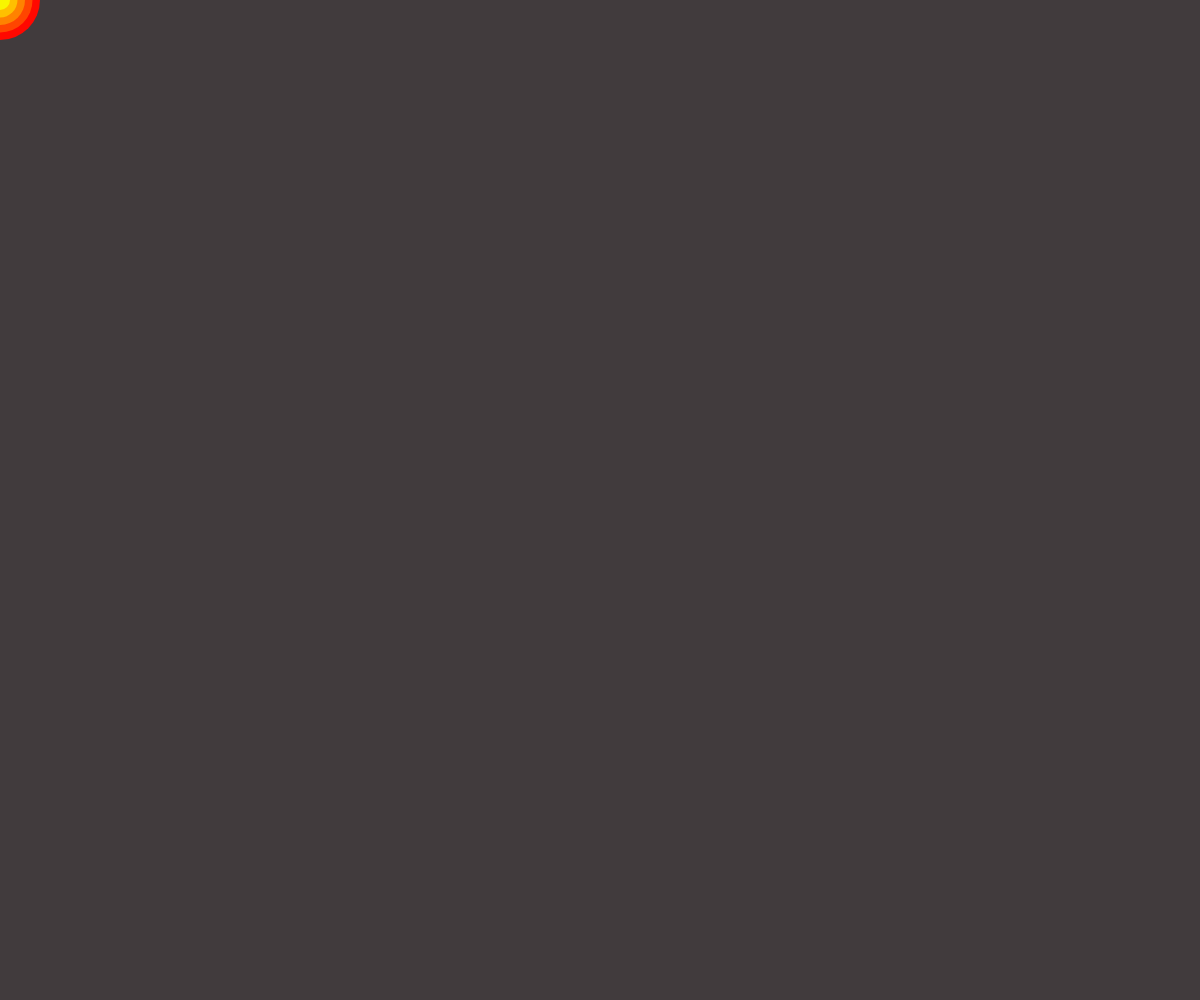
Frame 1 (no input)
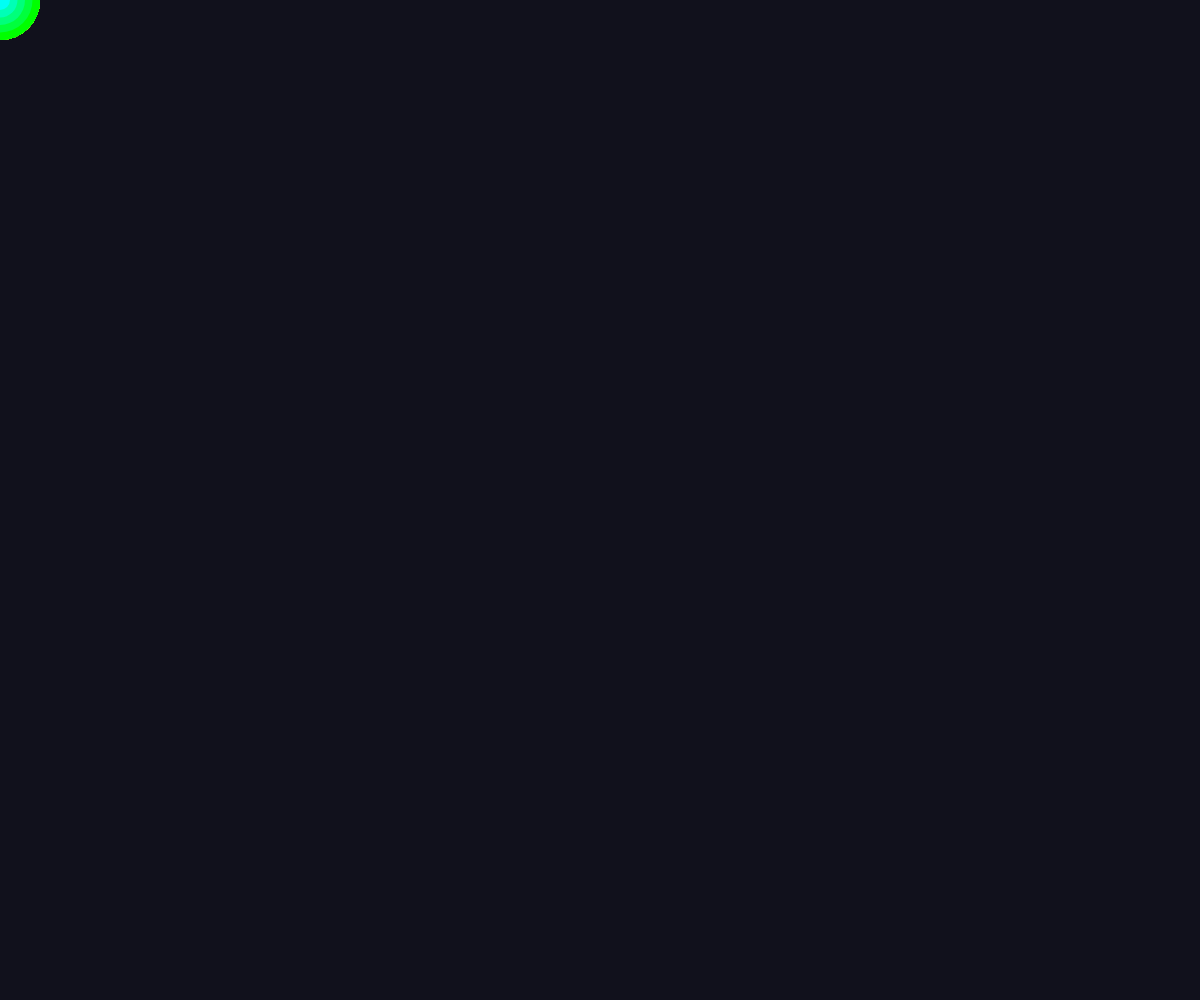
Frame 60 (no input)
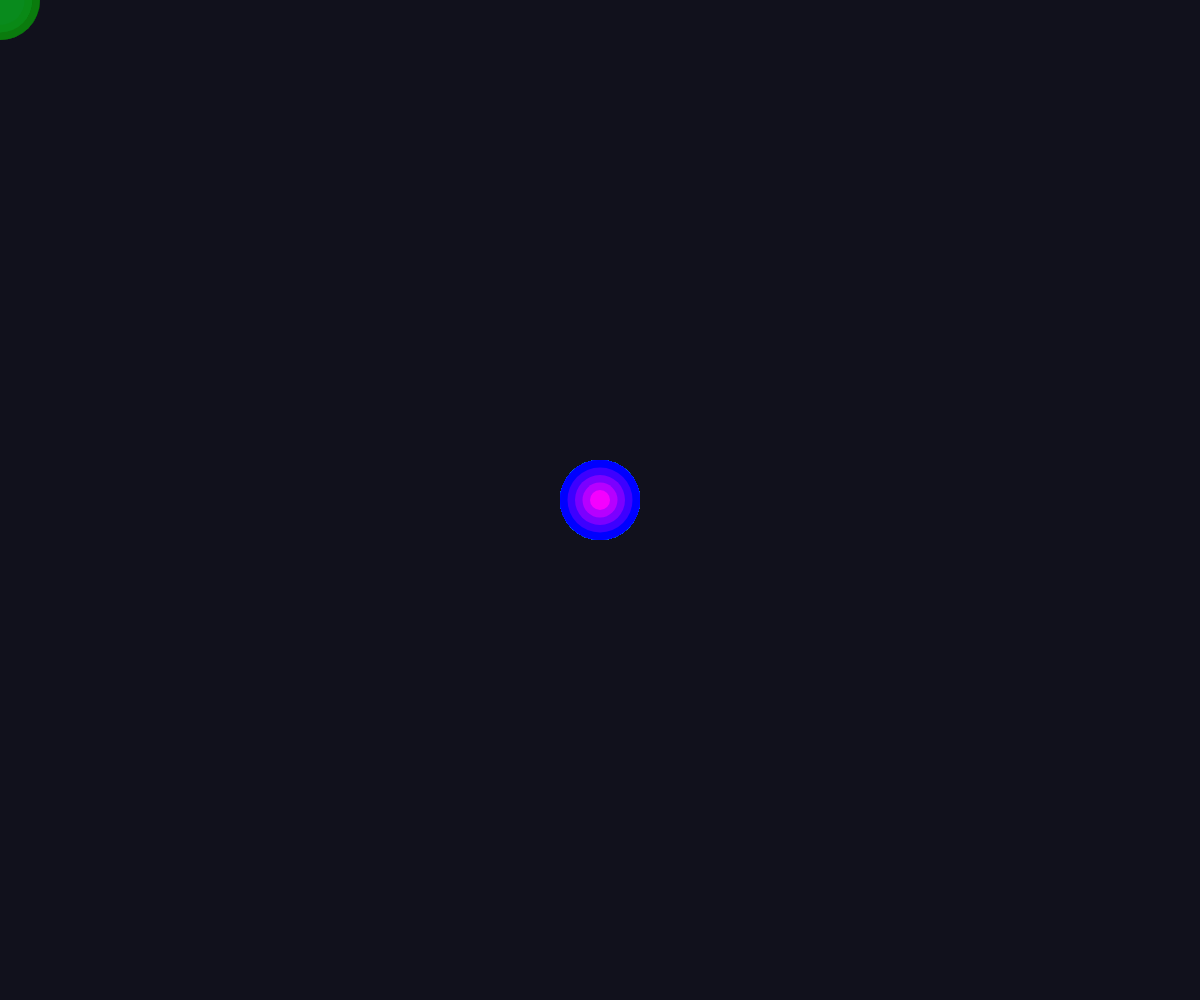
Frame 120 (the mouse pressed at the canvas centre since frame 60)

The p5.js sketch that drew these frames (run headless with seeded random() and noise() and a simulated clock; from frame 60 on, the mouse is pressed at the canvas centre):

// p5.js sketch
// ── sketch.js
let trail = [];

function setup() {
  createCanvas(windowWidth, windowHeight);
  colorMode(HSB, 360, 100, 100, 255);
  background(10, 10, 30);
  noStroke();
}

function draw() {
  background(240, 20, 10, 50);

  trail.push({
    x: mouseX,
    y: mouseY,
    alpha: 255,
    hue: (frameCount * 2) % 360
  });

  if (trail.length > 60) {
    trail.shift();
  }

  for (let i = 0; i < trail.length; i++) {
    let p = trail[i];

    // Bigger base size and adjusted ring spacing
    for (let j = 0; j < 5; j++) {
      let size = 80 - j * 15; // outermost circle is 80px, next 65px, etc.
      let hue = (p.hue + j * 15) % 360;
      fill(hue, 100, 100, p.alpha - j * 10);
      ellipse(p.x, p.y, size);
    }

    p.alpha -= 4;
  }
}
